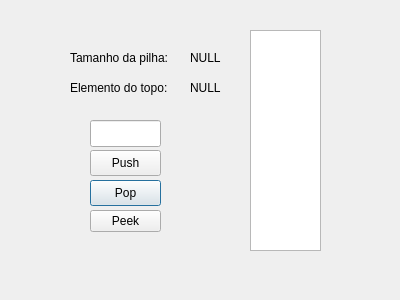
<?xml version="1.0" encoding="UTF-8"?>
<ui version="4.0">
 <class>windowpilha</class>
 <widget class="QDialog" name="windowpilha">
  <property name="geometry">
   <rect>
    <x>0</x>
    <y>0</y>
    <width>400</width>
    <height>300</height>
   </rect>
  </property>
  <property name="windowTitle">
   <string>Pilha</string>
  </property>
  <widget class="QPushButton" name="pushButton">
   <property name="geometry">
    <rect>
     <x>90</x>
     <y>180</y>
     <width>71</width>
     <height>26</height>
    </rect>
   </property>
   <property name="text">
    <string>Pop</string>
   </property>
  </widget>
  <widget class="QPushButton" name="OK">
   <property name="geometry">
    <rect>
     <x>90</x>
     <y>150</y>
     <width>71</width>
     <height>26</height>
    </rect>
   </property>
   <property name="text">
    <string>Push</string>
   </property>
  </widget>
  <widget class="QLabel" name="tamanhoPilha">
   <property name="geometry">
    <rect>
     <x>190</x>
     <y>50</y>
     <width>41</width>
     <height>16</height>
    </rect>
   </property>
   <property name="text">
    <string>NULL</string>
   </property>
  </widget>
  <widget class="QLabel" name="label">
   <property name="geometry">
    <rect>
     <x>70</x>
     <y>50</y>
     <width>111</width>
     <height>16</height>
    </rect>
   </property>
   <property name="text">
    <string>Tamanho da pilha:</string>
   </property>
  </widget>
  <widget class="QListWidget" name="listWidget">
   <property name="geometry">
    <rect>
     <x>250</x>
     <y>30</y>
     <width>71</width>
     <height>221</height>
    </rect>
   </property>
   <property name="layoutDirection">
    <enum>Qt::LeftToRight</enum>
   </property>
   <property name="styleSheet">
    <string notr="true"/>
   </property>
   <property name="movement">
    <enum>QListView::Static</enum>
   </property>
   <property name="flow">
    <enum>QListView::TopToBottom</enum>
   </property>
   <property name="isWrapping" stdset="0">
    <bool>false</bool>
   </property>
   <property name="layoutMode">
    <enum>QListView::SinglePass</enum>
   </property>
  </widget>
  <widget class="QLabel" name="resultadoTop">
   <property name="geometry">
    <rect>
     <x>190</x>
     <y>80</y>
     <width>41</width>
     <height>16</height>
    </rect>
   </property>
   <property name="text">
    <string>NULL</string>
   </property>
  </widget>
  <widget class="QLabel" name="label_2">
   <property name="geometry">
    <rect>
     <x>70</x>
     <y>80</y>
     <width>111</width>
     <height>16</height>
    </rect>
   </property>
   <property name="text">
    <string>Elemento do topo:</string>
   </property>
  </widget>
  <widget class="QLineEdit" name="entrada">
   <property name="geometry">
    <rect>
     <x>90</x>
     <y>120</y>
     <width>71</width>
     <height>27</height>
    </rect>
   </property>
  </widget>
  <widget class="QPushButton" name="Peek">
   <property name="geometry">
    <rect>
     <x>90</x>
     <y>210</y>
     <width>71</width>
     <height>22</height>
    </rect>
   </property>
   <property name="text">
    <string>Peek</string>
   </property>
  </widget>
 </widget>
 <resources/>
 <connections/>
</ui>
